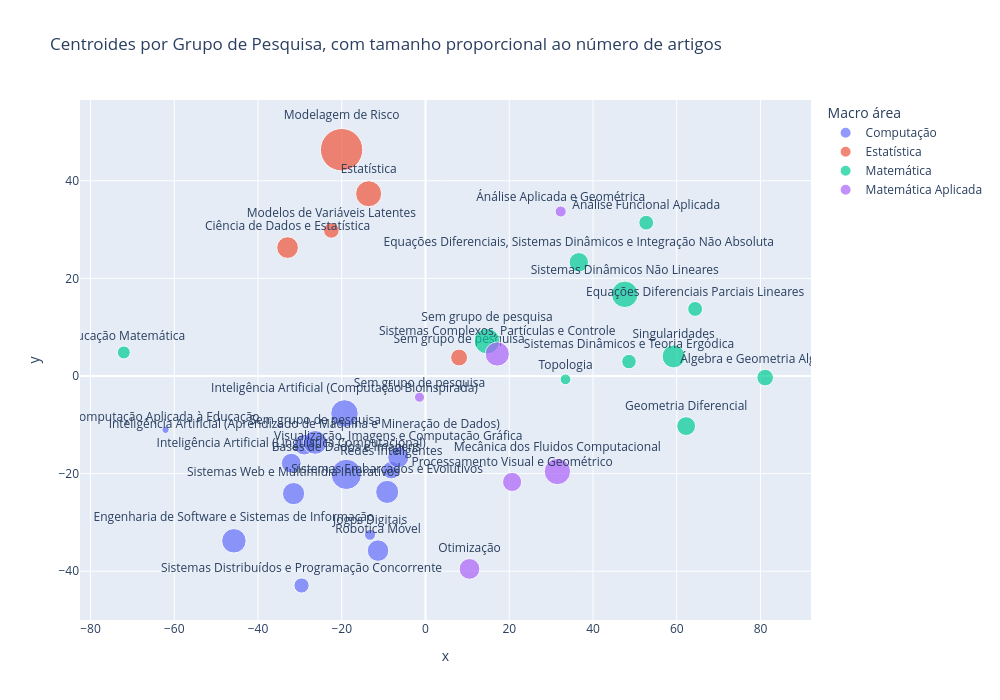

This figure's notebook cell:
### Markdown cell above
## Gráfico de Bolhas

### Code cell
from bubble_plot.bubble_plot import *

arts = load_articles(engine)
groups = load_groups()
macros_faltantes = load_macros_faltantes()

emb_articles, emb_groups, emb_macros = embeddings(arts, groups, macros_faltantes)

arts = get_groups(arts, emb_articles, groups, emb_groups)

XY = dim_reduction(emb_articles)
arts["x"], arts["y"] = XY[:, 0], XY[:, 1]

arts = map_macro(arts, emb_articles, macros_faltantes, emb_macros)

bubbles = create_bubble(arts)
plotting_bubbles(bubbles)

### Figure 1 — Plotly figure (JSON) as saved in the notebook; plotly's stock layout.template omitted (floating-point values rounded to 4 significant figures)
{"data": [{"customdata": [["Computação", 290, "Bases de Dados e Imagens"], ["Computação", 17, "Computação Aplicada à Educação"], ["Computação", 189, "Engenharia de Software e Sistemas de Informação"], ["Computação", 135, "Inteligência Artificial (Aprendizado de Máquina e Mineração de Dados)"], ["Computação", 239, "Inteligência Artificial (Computação Bioinspirada)"], ["Computação", 125, "Inteligência Artificial (Linguística Computacional)"], ["Computação", 39, "Jogos Digitais"], ["Computação", 99, "Redes Inteligentes"], ["Computação", 146, "Robotica Móvel"], ["Computação", 179, "Sem grupo de pesquisa"], ["Computação", 73, "Sistemas Distribuídos e Programação Concorrente"], ["Computação", 168, "Sistemas Embarcados e Evolutivos"], ["Computação", 156, "Sistemas Web e Multimídia Interativos"], ["Computação", 141, "Visualização, Imagens e Computação Gráfica"]], "hovertemplate": "<b>%{hovertext}</b><br><br>Macro área=%{customdata[0]}<br>Número de Artigos=%{customdata[1]}<extra></extra>", "hovertext": ["Bases de Dados e Imagens", "Computação Aplicada à Educação", "Engenharia de Software e Sistemas de Informação", "Inteligência Artificial (Aprendizado de Máquina e Mineração de Dados)", "Inteligência Artificial (Computação Bioinspirada)", "Inteligência Artificial (Linguística Computacional)", "Jogos Digitais", "Redes Inteligentes", "Robotica Móvel", "Sem grupo de pesquisa", "Sistemas Distribuídos e Programação Concorrente", "Sistemas Embarcados e Evolutivos", "Sistemas Web e Multimídia Interativos", "Visualização, Imagens e Computação Gráfica"], "legendgroup": "Computação", "marker": {"color": "#636efa", "size": [290, 17, 189, 135, 239, 125, 39, 99, 146, 179, 73, 168, 156, 141], "sizemode": "area", "sizeref": 0.63, "symbol": "circle"}, "mode": "markers+text", "name": "Computação", "orientation": "v", "showlegend": true, "text": ["Bases de Dados e Imagens", "Computação Aplicada à Educação", "Engenharia de Software e Sistemas de Informação", "Inteligência Artificial (Aprendizado de Máquina e Mineração de Dados)", "Inteligência Artificial (Computação Bioinspirada)", "Inteligência Artificial (Linguística Computacional)", "Jogos Digitais", "Redes Inteligentes", "Robotica Móvel", "Sem grupo de pesquisa", "Sistemas Distribuídos e Programação Concorrente", "Sistemas Embarcados e Evolutivos", "Sistemas Web e Multimídia Interativos", "Visualização, Imagens e Computação Gráfica"], "textposition": "top center", "type": "scatter", "x": [-18.9, -62.08, -45.75, -28.97, -19.35, -32.06, -13.25, -8.173, -11.34, -26.35, -29.6, -9.151, -31.51, -6.502], "xaxis": "x", "y": [-20.16, -11.03, -33.77, -14.09, -7.679, -17.88, -32.54, -19.29, -35.78, -13.61, -42.93, -23.75, -24.1, -16.64], "yaxis": "y"}, {"customdata": [["Estatística", 148, "Ciência de Dados e Estatística"], ["Estatística", 214, "Estatística"], ["Estatística", 567, "Modelagem de Risco"], ["Estatística", 77, "Modelos de Variáveis Latentes"], ["Estatística", 90, "Sem grupo de pesquisa"]], "hovertemplate": "<b>%{hovertext}</b><br><br>Macro área=%{customdata[0]}<br>Número de Artigos=%{customdata[1]}<extra></extra>", "hovertext": ["Ciência de Dados e Estatística", "Estatística", "Modelagem de Risco", "Modelos de Variáveis Latentes", "Sem grupo de pesquisa"], "legendgroup": "Estatística", "marker": {"color": "#EF553B", "size": [148, 214, 567, 77, 90], "sizemode": "area", "sizeref": 0.63, "symbol": "circle"}, "mode": "markers+text", "name": "Estatística", "orientation": "v", "showlegend": true, "text": ["Ciência de Dados e Estatística", "Estatística", "Modelagem de Risco", "Modelos de Variáveis Latentes", "Sem grupo de pesquisa"], "textposition": "top center", "type": "scatter", "x": [-32.94, -13.58, -20.04, -22.49, 8.021], "xaxis": "x", "y": [26.31, 37.34, 46.36, 29.82, 3.775], "yaxis": "y"}, {"customdata": [["Matemática", 53, "Educação Matemática"], ["Matemática", 70, "Equações Diferenciais Parciais Lineares"], ["Matemática", 119, "Equações Diferenciais, Sistemas Dinâmicos e Integração Não Absoluta"], ["Matemática", 112, "Geometria Diferencial"], ["Matemática", 207, "Sem grupo de pesquisa"], ["Matemática", 167, "Singularidades"], ["Matemática", 221, "Sistemas Dinâmicos Não Lineares"], ["Matemática", 67, "Sistemas Dinâmicos e Teoria Ergódica"], ["Matemática", 36, "Topologia"], ["Matemática", 87, "Álgebra e Geometria Algébrica"], ["Matemática", 69, "Ánálise Funcional Aplicada"]], "hovertemplate": "<b>%{hovertext}</b><br><br>Macro área=%{customdata[0]}<br>Número de Artigos=%{customdata[1]}<extra></extra>", "hovertext": ["Educação Matemática", "Equações Diferenciais Parciais Lineares", "Equações Diferenciais, Sistemas Dinâmicos e Integração Não Absoluta", "Geometria Diferencial", "Sem grupo de pesquisa", "Singularidades", "Sistemas Dinâmicos Não Lineares", "Sistemas Dinâmicos e Teoria Ergódica", "Topologia", "Álgebra e Geometria Algébrica", "Ánálise Funcional Aplicada"], "legendgroup": "Matemática", "marker": {"color": "#00cc96", "size": [53, 70, 119, 112, 207, 167, 221, 67, 36, 87, 69], "sizemode": "area", "sizeref": 0.63, "symbol": "circle"}, "mode": "markers+text", "name": "Matemática", "orientation": "v", "showlegend": true, "text": ["Educação Matemática", "Equações Diferenciais Parciais Lineares", "Equações Diferenciais, Sistemas Dinâmicos e Integração Não Absoluta", "Geometria Diferencial", "Sem grupo de pesquisa", "Singularidades", "Sistemas Dinâmicos Não Lineares", "Sistemas Dinâmicos e Teoria Ergódica", "Topologia", "Álgebra e Geometria Algébrica", "Ánálise Funcional Aplicada"], "textposition": "top center", "type": "scatter", "x": [-72.05, 64.39, 36.6, 62.25, 14.68, 59.24, 47.58, 48.59, 33.43, 81.11, 52.7], "xaxis": "x", "y": [4.817, 13.74, 23.29, -10.27, 7.144, 4.008, 16.73, 2.944, -0.6871, -0.3308, 31.4], "yaxis": "y"}, {"customdata": [["Matemática Aplicada", 219, "Mecânica dos Fluidos Computacional"], ["Matemática Aplicada", 136, "Otimização"], ["Matemática Aplicada", 116, "Processamento Visual e Geométrico"], ["Matemática Aplicada", 32, "Sem grupo de pesquisa"], ["Matemática Aplicada", 185, "Sistemas Complexos, Partículas e Controle"], ["Matemática Aplicada", 39, "Ánálise Aplicada e Geométrica"]], "hovertemplate": "<b>%{hovertext}</b><br><br>Macro área=%{customdata[0]}<br>Número de Artigos=%{customdata[1]}<extra></extra>", "hovertext": ["Mecânica dos Fluidos Computacional", "Otimização", "Processamento Visual e Geométrico", "Sem grupo de pesquisa", "Sistemas Complexos, Partículas e Controle", "Ánálise Aplicada e Geométrica"], "legendgroup": "Matemática Aplicada", "marker": {"color": "#ab63fa", "size": [219, 136, 116, 32, 185, 39], "sizemode": "area", "sizeref": 0.63, "symbol": "circle"}, "mode": "markers+text", "name": "Matemática Aplicada", "orientation": "v", "showlegend": true, "text": ["Mecânica dos Fluidos Computacional", "Otimização", "Processamento Visual e Geométrico", "Sem grupo de pesquisa", "Sistemas Complexos, Partículas e Controle", "Ánálise Aplicada e Geométrica"], "textposition": "top center", "type": "scatter", "x": [31.49, 10.51, 20.68, -1.439, 17.14, 32.28], "xaxis": "x", "y": [-19.57, -39.53, -21.71, -4.36, 4.499, 33.7], "yaxis": "y"}], "layout": {"height": 700, "legend": {"itemsizing": "constant", "title": {"text": "Macro área"}, "tracegroupgap": 0}, "title": {"text": "Centroides por Grupo de Pesquisa, com tamanho proporcional ao número de artigos"}, "width": 1000, "xaxis": {"anchor": "y", "domain": [0, 1], "title": {"text": "x"}}, "yaxis": {"anchor": "x", "domain": [0, 1], "title": {"text": "y"}}}}
